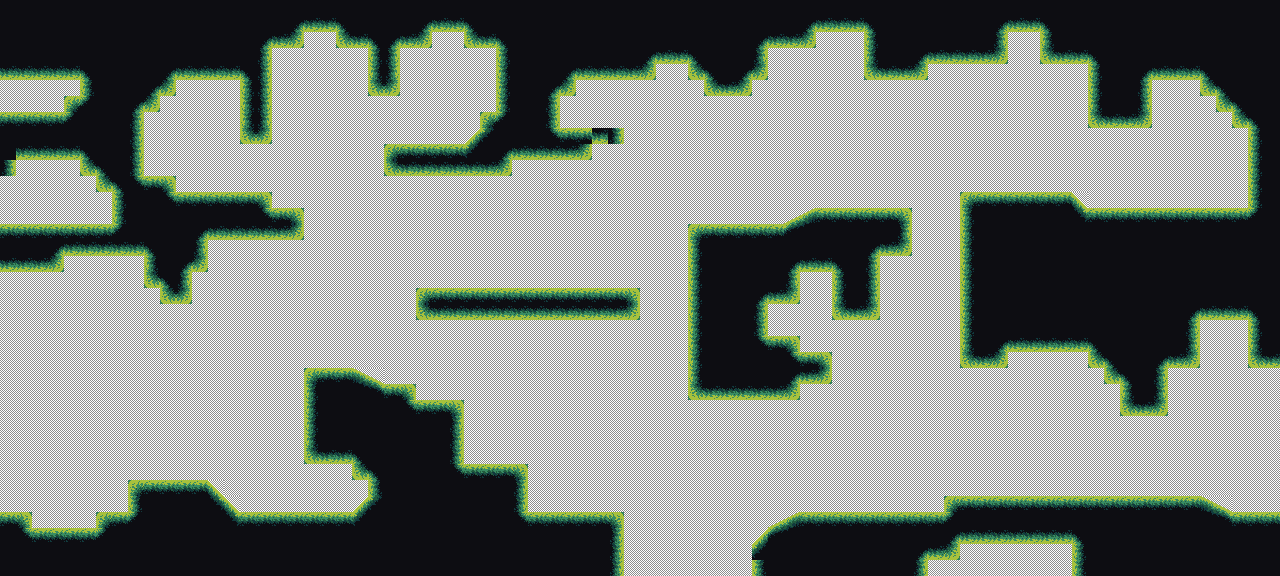

Tiled map render using the project's own tile images. Description and the map definition, with tile-layer contents summarised, below:
An orthogonal 80x36 tile map with 16x16 px tiles, 2 tile layers (prototype, terrain).

<map version="1.10" tiledversion="1.10.2" orientation="orthogonal" renderorder="right-down" width="80" height="36" tilewidth="16" tileheight="16" infinite="0" nextlayerid="4" nextobjectid="1">
 <tileset firstgid="1" source="TilesetForest.tsx" />
 <layer id="1" name="prototype" width="80" height="36">
  <data>[2880 cells, 2880 non-empty, 5 distinct tile ids]</data>
 </layer>
 <layer id="3" name="terrain" width="80" height="36">
  <data>[2880 cells, 1276 non-empty, 19 distinct tile ids]</data>
 </layer>
</map>